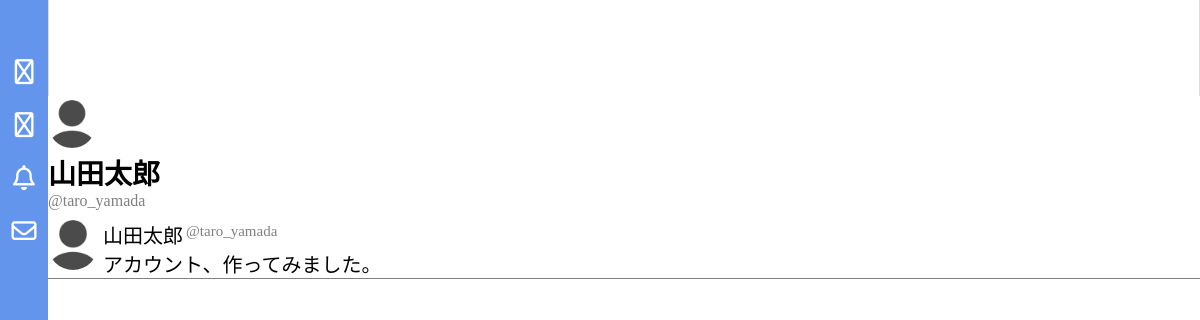
/app/account/taro_yamada/, run on an earlier commit of the app's database.
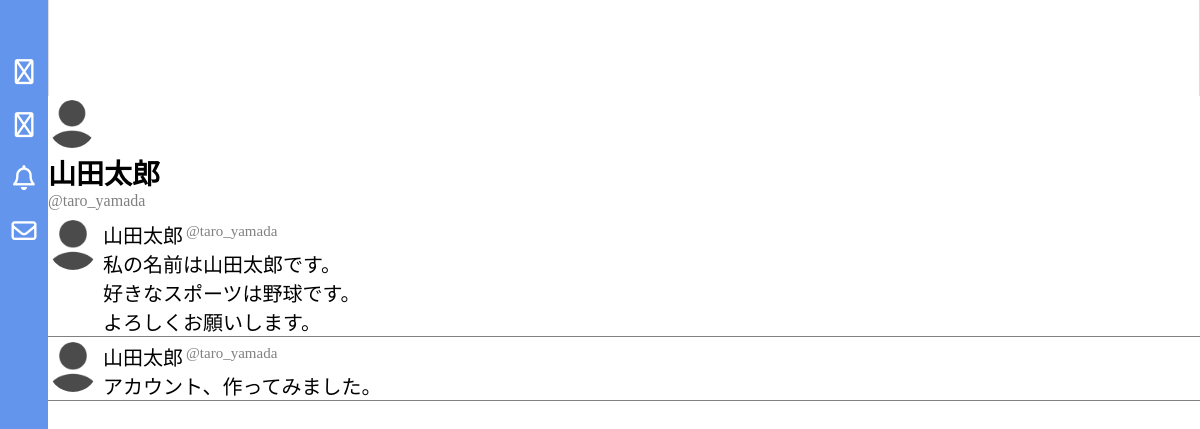
And on a later commit of the database.
### app/models/tweet.py (models this page shows, shortened)
class Tweet(models.Model):
    tweet_content = models.TextField(
        verbose_name="ツイート内容",
        max_length=140,
    )
    tweet_by = models.ForeignKey(
        User, on_delete=models.CASCADE, related_name="tweet_by", verbose_name="投稿者"
    )
    tweet_at = models.DateTimeField(
        verbose_name="ツイート日時",
        auto_now_add=True,
    )
    parent = models.ForeignKey(
        "self",
        verbose_name="親ツイート",
        null=True,
        blank=True,
        on_delete=models.CASCADE,
        related_name="replies",
    )

### app/models/user.py (models this page shows, shortened)
class User(AbstractBaseUser, PermissionsMixin):
    username = models.CharField(
        max_length=50,
        unique=False,
        default="ユーザー名",
        verbose_name="ユーザー名",
    )
    handle = models.CharField(
        max_length=30,
        unique=True,
        validators=[RegexValidator(r"^[a-zA-Z0-9_]+$")],
        verbose_name="ハンドルネーム",
    )
    email = models.EmailField(
        unique=True,
        verbose_name="メールアドレス",
    )
    birth_date = models.DateField(
        verbose_name="生年月日",
        null=False,
        blank=False,
        validators=[validate_birth_date],
    )
    icon = models.ImageField(
        verbose_name="ユーザーアイコン",
        upload_to="uploads",
        default="images/default_icon.png",
    )
    header = models.ImageField(
        verbose_name="ヘッダー画像", upload_to="uploads", default="images/default_header.jpg"
    )
    bio = models.TextField(verbose_name="自己紹介", max_length=160, blank=True)
    is_private = models.BooleanField(
        verbose_name="非公開設定",
        default=False,
    )
    groups = models.ManyToManyField(
        "auth.Group",
        verbose_name=("groups"),
        blank=True,
        help_text=("The"),
        related_name="app_user_name",
        related_query_name="user",
    )
    user_permissions = models.ManyToManyField(
        "auth.Permission",
        verbose_name=("user permissions"),
        blank=True,
        help_text=("Specific"),
        related_name="app_user_permissions",
        related_query_name="user",
    )
    is_active = models.BooleanField(default=True)
    is_staff = models.BooleanField(default=False)
    is_superuser = models.BooleanField(default=False)
    date_joined = models.DateTimeField(verbose_name="登録日", default=timezone.now)
    USERNAME_FIELD = "email"
    REQUIRED_FIELDS = ["handle", "birth_date"]
    objects = UserManager()

### app/views/account.py (the view)
# urls.py: path("account/<str:handle>/", account, name="account"),
def account(request, handle):
    profile_user = get_object_or_404(User, handle=handle)
    viewer = request.user
    tweets = Tweet.objects.filter(tweet_by = profile_user).order_by("-tweet_at")
    context = {
        "profile_user": profile_user,
        "viewer": viewer,
        "tweets" : tweets,
    }
    return render(request, "app/account.html", context)

### app/templates/app/account.html (shortened to what this page needs)
{% extends "app/base.html" %} {% load static %} {% block extra_css%}
<link rel="stylesheet" href="{% static 'css/account.css' %}" />
{% endblock %} {% block header %}
<img src="{{profile_user.header.url}}" class="profile_header" />
{% endblock %} {% block content %}
<div class="introduce">
  <img src="{{profile_user.icon.url}}" class="profile_icon" />
  <div class="profile_username">{{profile_user.username}}</div>
  <div class="profile_handle">@{{profile_user.handle}}</div>
</div>
<div class="all_tweets">
  {% for t in tweets %}
  <div class="tweet">
    <a href="{% url 'account' t.tweet_by.handle %}">
      <img src="{{ t.tweet_by.icon.url }}" class="poster_icon" />
    </a>
    <div class="text_content">
      <div class="poster_info">
        <a href="{% url 'account' t.tweet_by.handle %}">
          <div class="poster_username">{{t.tweet_by.username}}</div>
        </a>
        <a href="{% url 'account' t.tweet_by.handle %}">
          <div class="poster_handle">@{{t.tweet_by.handle}}</div>
        </a>
      </div>
      <div class="tweet_content">{{t.tweet_content}}</div>
    </div>
  </div>
  {% endfor %}
</div>
{% endblock %}

What changed in the data, as far as the page shows it:
added Tweet: tweet_by.icon (placeholder picture), tweet_by.username "山田太郎", tweet_by.handle "taro_yamada", tweet_content "私の名前は山田太郎です。 好きなスポーツは野球です。 よろしくお願いします。"
